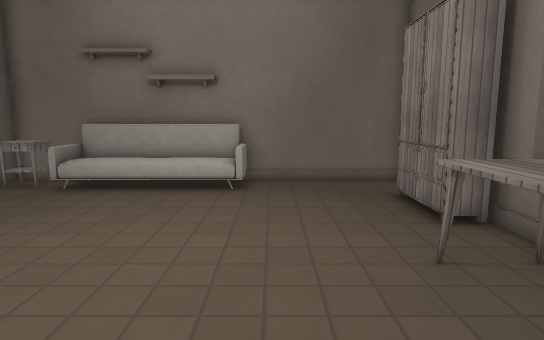
view 1 (above)

12 first-person views from a walk through a Godot game level. The camera is 1.2 m above the floor, tilts 8° down and sees 75° across. The floor is counted in squares, 0.5 m on a side. Each view is taken from the middle of a square. On the plan, view 1 faces up. The plan holds only what a view shows up to about 20 squares ahead; the rest is blank. Some surface patterns are stand-ins.

view 2
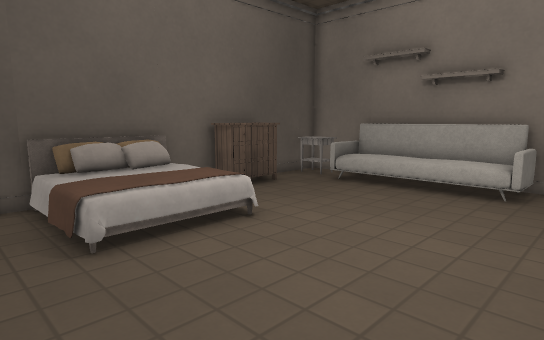

view 3
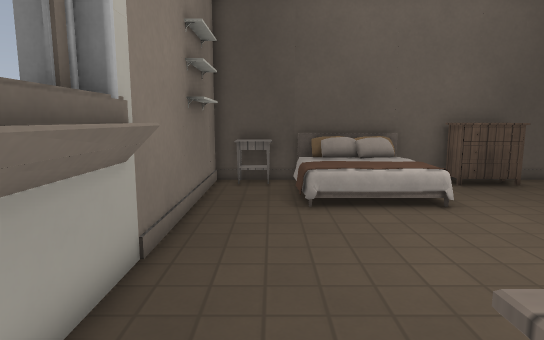

view 4
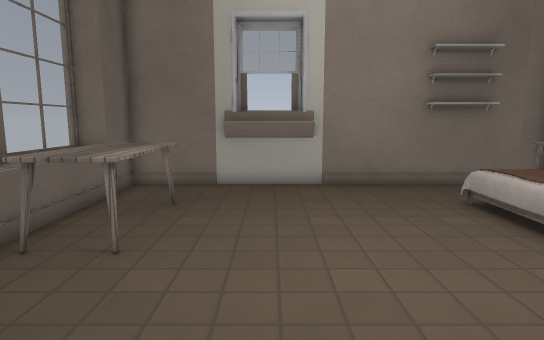

view 5
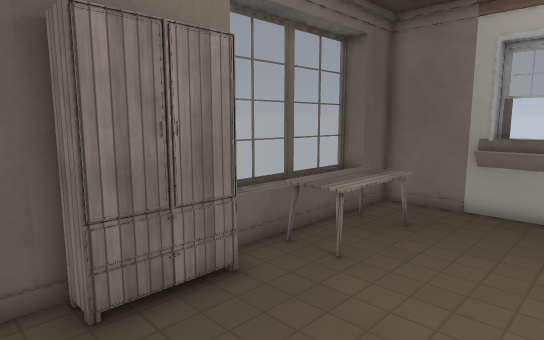

view 6
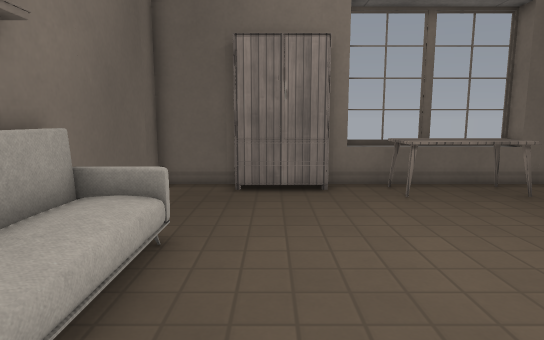

view 7
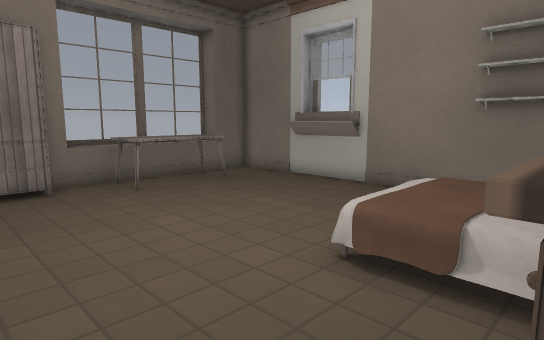

view 8
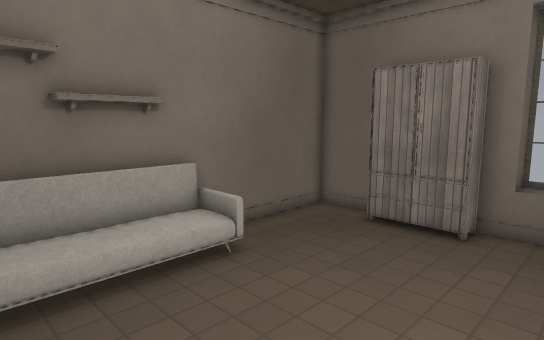

view 9
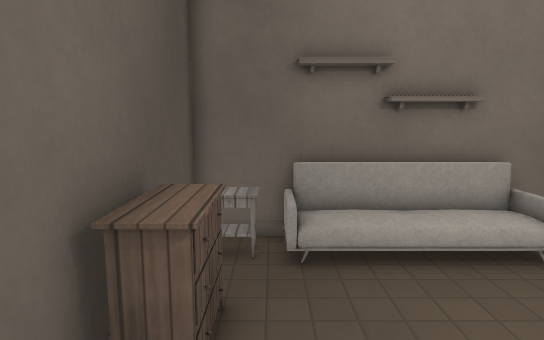

view 10
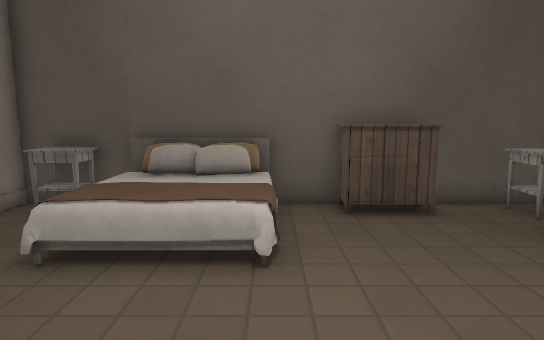

view 11
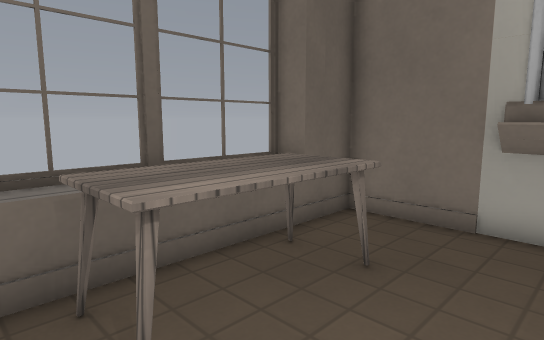

view 12
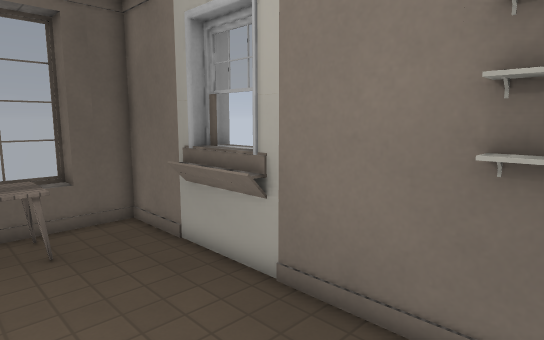

### Floor plan
Key: @ floor where view 1 was taken; # wall or solid block; . main floor; : floor 0.5 m higher than the main floor; / step, stairs or slope; ^ raised ledge; v drop or lower ground; S sofa; H shelf; T table; W wardrobe; R dresser; B bed.
Columns run from 10 left of view 1 to 6 right of it. Each row starts with its distance up from view 1.
 14 vvvSSHHHHS######
 13 TTT::::::S.....#
 12 #T.//////S.....#
 11 #.............WW
 10 RR............W
  9 RR............W#
  8 RR............W#
  7 #..............##
  6 B:///........TTT#
  5 BB:::........TTT#
  4 v :::........TTT#
  3 v  ::........TTT#
  2 #::::........TTT#
  1 TT..............#
  0 TT........@....##
 -1 ##########^^####
 -2          ###

Positions as (right, up) in squares from view 1, and headings:
1: (0, 0), facing up
2: (1, 0), facing up-left
3: (4, 1), facing left
4: (0, 12), facing down
5: (-2, 13), facing down-right
6: (-8, 10), facing right
7: (-9, 11), facing down-right
8: (-7, 5), facing up-right
9: (-8, 4), facing up
10: (0, 6), facing left
11: (0, 7), facing down-right
12: (-7, 4), facing down-right
